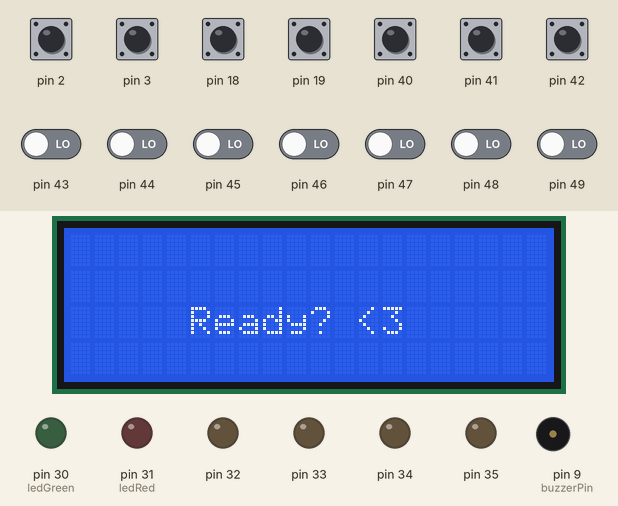
Recording of a program running on a simulated Arduino Mega 2560, built with avr-gcc and run on an emulated ATmega2560. Shown: 20×4 character LCD, output pins drawn as LEDs (lit = HIGH), buzzer (waves = sounding). The test bench sets the inputs (shaded band); at power-on: pin 2, pin 3, pin 18, pin 19, pin 40–42 HIGH, pin 43–49 LOW. Random numbers use the default seed unless the program sets one.

Above: at 1.2 s.
1.3 s: pin 2 pulled LOW for 0.15 s
At 3.1 s:
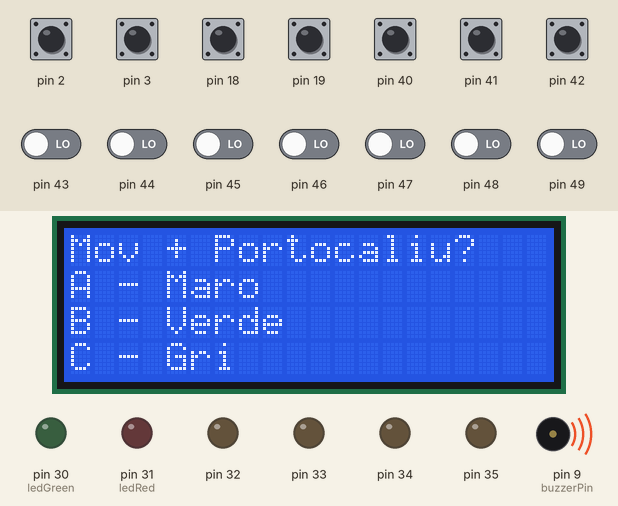
4.4 s: pin 3 pulled LOW for 0.15 s
At 4.7 s:
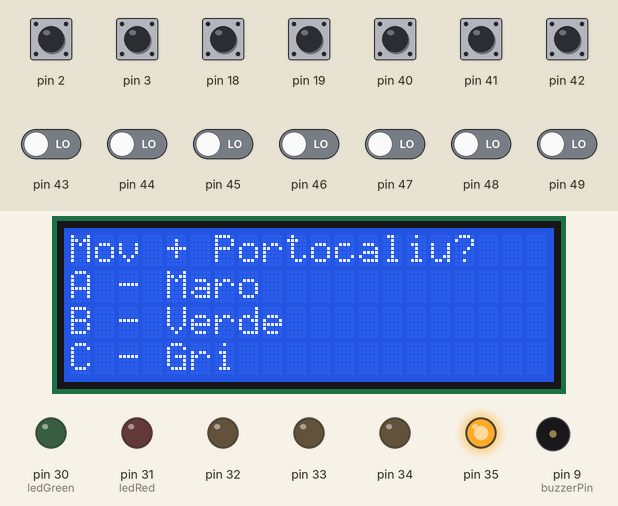
At 6.0 s:
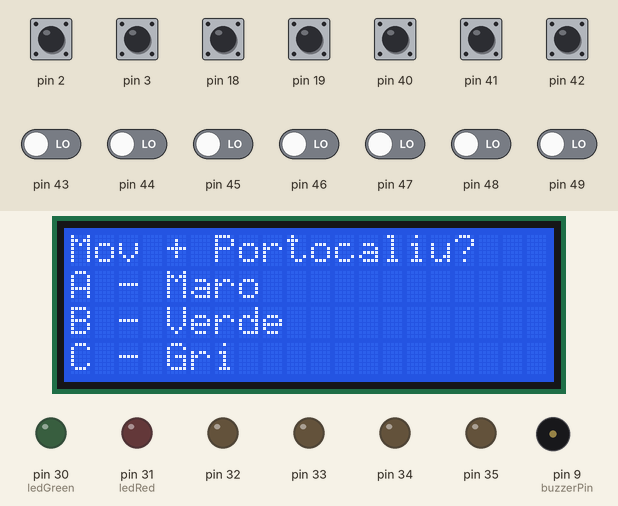
Timing chart, 0 to 7.5 s (numbered marks = the images above; inputs shaded):
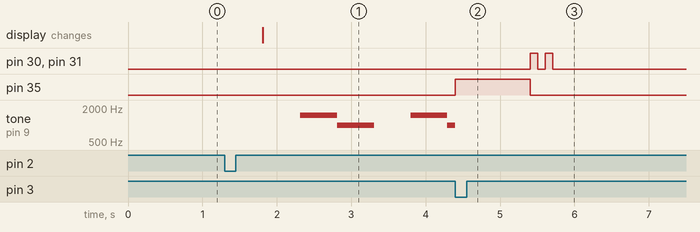

Measured:
- after the input at 1.3 s, tone on pin 9 (buzzerPin): plays 1500 Hz for 0.50 s, 1000 Hz for 0.50 s, 1500 Hz for 0.49 s, 1000 Hz for 0.11 s, starting after 1.0 s; the display: changes after 0.51 s (image 1)
- after the input at 4.4 s, pin 30 (ledGreen), pin 31 (ledRed): alternates HIGH for 0.10 s and LOW for 0.10 s, 4 changes in all, then stays LOW, starting after 1.0 s; pin 35: LOW → HIGH at once, → LOW 1.0 s later

The program:

main.cpp
```cpp
#include <Arduino.h>
#include <LiquidCrystal.h>

#include <avr/io.h>
#include <avr/interrupt.h>

#include "utils.h"
#include "lcd_text.h"
#include "functions.h"

void setup() {
  // lcd
  lcd.begin(20, 4);
  // buzzer
  DDRH |= (1 << PH6); // buzzerPin
  // leds
  DDRC |= (1 << PC7); // ledGreen
  DDRC |= (1 << PC6); // ledRed
  DDRC |= (1 << PC4); // ledPlayer1
  DDRC |= (1 << PC5); // ledPlayer2
  DDRC |= (1 << PC3); // ledPlayer3
  DDRC |= (1 << PC2); // ledPlayer4
  // buttons
  // input
  DDRG &= ~(1 << PG1); // button_A
  // activate pull-up
  PORTG |= (1 << PG1);

  DDRG &= ~(1 << PG0); // button_B
  PORTG |= (1 << PG0);

  DDRL &= ~(1 << PL7); // button_C
  PORTL |= (1 << PL7);

  DDRD &= ~(1 << PD2); // buttonPlayer1
  PORTD |= (1 << PD2);

  DDRD &= ~(1 << PD3); // buttonPlayer2
  PORTD |= (1 << PD3);

  DDRE &= ~(1 << PE4); // buttonPlayer3
  PORTE |= (1 << PE4);

  DDRE &= ~(1 << PE5); // buttonPlayer4
  PORTE |= (1 << PE5);

  // adc
  adc_init();

  activateInterruptions();
  startGame();
  // timer
  initTimer1();
}

void loop() {
  switch (state) {
    case INTRO:
      // show intro
      printStringFromProgmem(intro, 2, 5);
      stage_intro = true;
      state = WAIT_INTRO_DONE;
      break;

    case WAIT_INTRO_DONE:
      // wait for confirmation
      if (!stage_intro) {
        state = QUESTION;
        _delay_ms(500);
      }
      break;

    case QUESTION:
      // print question
      printQuestion(round_indices[current_index]);
      // tell timer a question stars
      initializeTimerPrimitives();
      still_time = true;
      stage_question = true;
      state = WAIT_PLAYER_QUESTION;
      break;

    case WAIT_PLAYER_QUESTION:
      // wait for an answer
      if (!stage_question) {
        // stop buzzer
        noTone(buzzerPin);
        // show the lucky player
        _delay_ms(1000);
        putPlayerLedOnLow();
        state = ANSWER;
      } else if (!still_time) {
        // if no more time
        // stop buzzer
        noTone(buzzerPin);
        // sad sound =(
        _delay_ms(1500);
        tone(buzzerPin, 400);
        _delay_ms(1500);
        noTone(buzzerPin);
        state = AFTER_ANSWER;
      } else playTicTac();
      break;

    case ANSWER:
      // animation
      blinkGreenAndRed();
      state = WAIT_ANSWER;
      break;

    case WAIT_ANSWER:
      // wait for answer
      stateA = (PING & (1 << PG1)) ? 1 : 0;
      stateB = (PING & (1 << PG0)) ? 1 : 0;
      stateC = (PINL & (1 << PL7)) ? 1 : 0;
      if (stateA == LOW || stateB == LOW || stateC == LOW) {
        if (stateA == LOW) player_answer = 1;
        else if (stateB == LOW) player_answer = 2;
        else if (stateC == LOW) player_answer = 3;
        checkPlayerAnswer();
        state = AFTER_ANSWER;
      }
      break;

    case AFTER_ANSWER:

      current_index++;
      if (current_index == DIM_ROUND) {
        printScore();
        stage_restart = true;
        state = WAIT_FOR_RESTART;
      } else state = QUESTION;

      break;

    case WAIT_FOR_RESTART:

      if (!stage_restart) {
        startGame();
        state = INTRO;
      }

      break;
  }
}
```

functions.h
```cpp
#pragma once
#include <Arduino.h>
#include <LiquidCrystal.h>

#include "utils.h"
#include "lcd_text.h"

// FUNCTIONS:

// leds
void blinkGreenAndRed() {
  PORTC |= (1 << PC7); // ledGreen HIGH
  PORTC |= (1 << PC6); // ledRed HIGH
  _delay_ms(100);
  PORTC &= ~(1 << PC7); // ledGreen LOW
  PORTC &= ~(1 << PC6); // ledRed LOW
  _delay_ms(100);
  PORTC |= (1 << PC7); // ledGreen HIGH
  PORTC |= (1 << PC6); // ledRed HIGH
  _delay_ms(100);
  PORTC &= ~(1 << PC7); // ledGreen LOW
  PORTC &= ~(1 << PC6); // ledRed LOW
}

void putPlayerLedOnLow() {
  if (player == 1) {
    PORTC &= ~(1 << PC4); // ledPlayer1 LOW
  } else if (player == 2) {
    PORTC &= ~(1 << PC5); // ledPlayer2 LOW
  } else if (player == 3) {
    PORTC &= ~(1 << PC3); // ledPlayer3 LOW
  } else if (player == 4) {
    PORTC &= ~(1 << PC2); // ledPlayer4 LOW
  }
}

// buzzer
void playTicTac() {
  if (tictacflag) {
    if (tictacoff == 0) tone(buzzerPin, 1000);
    else if (tictacoff == 1) noTone(buzzerPin);
    else if (tictacoff == 2) tone(buzzerPin, 1500);
    tictacflag = false;
  }
}

// player
void addPointToPlayer() {
  if (player == 1) {
    player1Score += 1;
  } else if (player == 2) {
    player2Score += 1;
  } else if (player == 3) {
    player3Score += 1;
  } else if (player == 4) {
    player4Score += 1;
  }
}

void checkPlayerAnswer() {
  QA temp;
  memcpy_P(&temp, &questions[round_indices[current_index]], sizeof(QA));

  if (player_answer == temp.correct) {
    // give him a point
    addPointToPlayer();
    // animation
    PORTC |= (1 << PC7); // ledGreen HIGH
    tone(buzzerPin, 1200);
    _delay_ms(1000);
    noTone(buzzerPin);
    PORTC &= ~(1 << PC7); // ledGreen LOW
  } else {
    // animation
    PORTC |= (1 << PC6); // ledRed HIGH
    tone(buzzerPin, 400);
    _delay_ms(1000);
    noTone(buzzerPin);
    PORTC &= ~(1 << PC6); // ledRed LOW
  }
}

// adc for noise
void adc_init() {
  // 5V
  ADMUX = 0;
  ADMUX = (1 << REFS0);

  // activate + prescaler 128 (16 MHz / 128 = 125 kHz)
  ADCSRA = 0;
  ADCSRA = (1 << ADEN) | (1 << ADPS2) | (1 << ADPS1) | (1 << ADPS0);
}

uint16_t analogReadBareMetal(uint8_t channel) {
  // keep REFS.. and select analogic pin
  ADMUX = (ADMUX & 0xF0) | (channel & 0x0F);

  // start conversion
  ADCSRA |= (1 << ADSC);

  // wait
  while (ADCSRA & (1 << ADSC));

  // return
  return ADC;
}

// questions

// function that chooses DIM_ROUND random questions
void generate_indices() {
  // choose seed depending on noise
  randomSeed(analogReadBareMetal(0));

  int i = 0;
  while (i < DIM_ROUND) {
    int r = random(0, NUMBER_OF_QUESTIONS);
    bool exists = false;
    for (int j = 0; j < i; j++) {
      if (round_indices[j] == r) {
        exists = true;
        break;
      }
    }
    if (!exists) {
      round_indices[i] = r;
      i++;
    }
  }

  current_index = 0;
}

// lcd
void printScore() {
  lcd.clear();

  // player 1
  strcpy_P(buffer, player1Prompt);
  lcd.setCursor(0, 0);
  lcd.print(buffer);
  lcd.print(player1Score);

  // player 2
  strcpy_P(buffer, player2Prompt);
  lcd.setCursor(0, 1);
  lcd.print(buffer);
  lcd.print(player2Score);

  // player 3
  strcpy_P(buffer, player3Prompt);
  lcd.setCursor(0, 2);
  lcd.print(buffer);
  lcd.print(player3Score);

  // player 4
  strcpy_P(buffer, player4Prompt);
  lcd.setCursor(0, 3);
  lcd.print(buffer);
  lcd.print(player4Score);
}

void printStringFromProgmem (const char str[], int row, int column) {
  strcpy_P(buffer, str);
  lcd.clear();
  lcd.setCursor(column, row);
  lcd.print(buffer);
}

void printQuestion(int index) {
  QA temp;
  memcpy_P(&temp, &questions[index], sizeof(QA));

  strcpy_P(buffer, temp.question);

  lcd.clear();
  lcd.setCursor(0, 0);
  lcd.print(buffer);

  strcpy_P(buffer, temp.a);

  lcd.setCursor(0, 1);
  lcd.print(buffer);

  strcpy_P(buffer, temp.b);

  lcd.setCursor(0, 2);
  lcd.print(buffer);

  strcpy_P(buffer, temp.c);

  lcd.setCursor(0, 3);
  lcd.print(buffer);
}

// gameplay
void startGame() {
  // generate questions
  generate_indices();
  // variables
  stage_intro = false;
  stage_question = false;
  stage_restart = false;
  // set scores
  player1Score = 0;
  player2Score = 0;
  player3Score = 0;
  player4Score = 0;
}

// buttons and interruptions
void activateInterruptions() {
  cli();

  EIMSK |= (1 << INT2) | (1 << INT3) | (1 << INT4) | (1 << INT5);

  // falling edge for all
  // INT2
  EICRA |= (1 << ISC21);
  EICRA &= ~(1 << ISC20);

  // INT3
  EICRA |= (1 << ISC31);
  EICRA &= ~(1 << ISC30);

  // INT4
  EICRB |= (1 << ISC41);
  EICRB &= ~(1 << ISC40);

  // INT5
  EICRB |= (1 << ISC51);
  EICRB &= ~(1 << ISC50);

  sei();
}

ISR(INT2_vect) {
  if (stage_restart) stage_restart = false;
  else if (stage_intro) stage_intro = false;
  else if (stage_question) {
    stage_question = false;
    player = 1;
    PORTC |= (1 << PC4); // ledPlayer1 HIGH
  }
}

ISR(INT3_vect) {
  if (stage_restart) stage_restart = false;
  else if (stage_intro) stage_intro = false;
  else if (stage_question) {
    stage_question = false;
    player = 2;
    PORTC |= (1 << PC5); // ledPlayer2 HIGH
  }
}

ISR(INT4_vect) {
  if (stage_restart) stage_restart = false;
  else if (stage_intro) stage_intro = false;
  else if (stage_question) {
    stage_question = false;
    player = 3;
    PORTC |= (1 << PC3); // ledPlayer3 HIGH
  }
}

ISR(INT5_vect) {
  if (stage_restart) stage_restart = false;
  else if (stage_intro) stage_intro = false;
  else if (stage_question) {
    stage_question = false;
    player = 4;
    PORTC |= (1 << PC2); // ledPlayer4 HIGH
  }
}

// timer

void initializeTimerPrimitives() {
  intr_count = 0;
  pause_duration = MAX_PAUSE_DURATION;
  question_seconds = 0;

  tictacoff = 1;
  tictacflag = false;
}

void initTimer1() {
  cli();

  TCCR1A = 0;
  TCCR1B = 0;

  // 16MHz / 64 = 250kHz
  OCR1A = 250;

  // CTC mode
  TCCR1B |= (1 << WGM12);
  // 64 prescaler
  TCCR1B |= (1 << CS11) | (1 << CS10);
  // activate
  TIMSK1 |= (1 << OCIE1A);

  sei();

  initializeTimerPrimitives();
}

ISR(TIMER1_COMPA_vect) {
  intr_count++;

  if (intr_count == pause_duration) {
    tictacoff = (tictacoff + 1) % 3;
    tictacflag = true;

    intr_count = 0;
    pause_duration -= STEP_PAUSE_DURATION;
  }

  question_seconds++;
  if (question_seconds == TIME_ROUND) {
    still_time = false;

    intr_count = 0;
    question_seconds = 0;
    pause_duration = 500;
  }
}
```

utils.h
```cpp
#pragma once
//  DEFINITIONS:

// -> lcd
#define lcd_RS 22
#define lcd_E 23
#define lcd_D4 24
#define lcd_D5 25
#define lcd_D6 26
#define lcd_D7 27

enum GameState {
    INTRO,
    WAIT_INTRO_DONE,
    QUESTION,
    WAIT_PLAYER_QUESTION,
    ANSWER,
    WAIT_ANSWER,
    AFTER_ANSWER,
    WAIT_FOR_RESTART
};

// -> buzzer
#define buzzerPin 9
#define MAX_PAUSE_DURATION 500
#define STEP_PAUSE_DURATION 3

// -> leds
#define ledGreen 30
#define ledRed 31
#define ledPlayer1 33
#define ledPlayer2 32
#define ledPlayer3 34
#define ledPlayer4 35

// -> buttons
#define button_A 40
#define button_B 41
#define button_C 42
#define buttonPlayer1 19
#define buttonPlayer2 18
#define buttonPlayer3 2
#define buttonPlayer4 3

// -> ROUND
#define DIM_ROUND 10
#define TIME_ROUND 30000 // ms

// INITIALIZATIONS:

// lcd
LiquidCrystal lcd(lcd_RS, lcd_E, lcd_D4, lcd_D5, lcd_D6, lcd_D7);

// state
GameState state = INTRO;

// ADDITIONAL VARIABLES:

// questions
char buffer[21];
int round_indices[DIM_ROUND];
int current_index;

// interruptions:

// -> buttons
volatile int player;
volatile bool stage_intro;
volatile bool stage_question;
volatile bool stage_restart;

// -> timer
volatile int intr_count;
volatile int pause_duration;
volatile int question_seconds;
volatile int still_time;
volatile int tictacoff; // 0 tic, 1 off, 2 tac
volatile bool tictacflag;

// buttons
int stateA, stateB, stateC;

// players
int player_answer; // 1 - A, 2 - B, 3 - C
int player1Score;
int player2Score;
int player3Score;
int player4Score;
```

lcd_text.h
```cpp
#pragma once
#include <avr/pgmspace.h>

#define NUMBER_OF_QUESTIONS 30

const char intro[] PROGMEM = "Ready? <3";

const char player1Prompt[] PROGMEM = "1: ";
const char player2Prompt[] PROGMEM = "2: ";
const char player3Prompt[] PROGMEM = "3: ";
const char player4Prompt[] PROGMEM = "4: ";

struct QA {
  const char* question;
  const char* a;
  const char* b;
  const char* c;
  uint8_t correct; // 1 = A, 2 = B, 3 = C
};

const char q0[] PROGMEM = "Cel mai mare ocean?";
const char a0[] PROGMEM = "A - Atlantic";
const char b0[] PROGMEM = "B - Pacific";
const char c0[] PROGMEM = "C - Indian";

const char q1[] PROGMEM = "2,3,5,7,..?";
const char a1[] PROGMEM = "  A - 11";
const char b1[] PROGMEM = "  B - 9";
const char c1[] PROGMEM = "  C - 10";

const char q2[] PROGMEM = "Alfabetul are?";
const char a2[] PROGMEM = "A - 29 litere";
const char b2[] PROGMEM = "B - 30 litere";
const char c2[] PROGMEM = "C - 31 litere";

const char q3[] PROGMEM = "75-4*(456+9)*0+7*9?";
const char a3[] PROGMEM = "A - 138";
const char b3[] PROGMEM = "B - (-1722)";
const char c3[] PROGMEM = "C - 63";

const char q4[] PROGMEM = "1 octet = ?";
const char a4[] PROGMEM = "A - 1 biti";
const char b4[] PROGMEM = "B - 4 biti";
const char c4[] PROGMEM = "C - 8 biti";

const char q5[] PROGMEM = "Ce inseamna CPU?";
const char a5[] PROGMEM = "A - Memorie";
const char b5[] PROGMEM = "B - Procesor";
const char c5[] PROGMEM = "C - Stocare";

const char q6[] PROGMEM = "Ce inseamna WWW?";
const char a6[] PROGMEM = "A - Web";
const char b6[] PROGMEM = "B - World Wide Web";
const char c6[] PROGMEM = "C - Word Wide Web";

const char q7[] PROGMEM = "\"Romeo si Julieta\"?";
const char a7[] PROGMEM = "A - Shakespeare";
const char b7[] PROGMEM = "B - Tolstoi";
const char c7[] PROGMEM = "C - Dickens";

const char q8[] PROGMEM = "ROGV___?";
const char a8[] PROGMEM = "A - AVI";
const char b8[] PROGMEM = "B - AIV";
const char c8[] PROGMEM = "C - IVA";

const char q9[] PROGMEM = "Limba in Brazilia?";
const char a9[] PROGMEM = "A - Spaniola";
const char b9[] PROGMEM = "B - Portugheza";
const char c9[] PROGMEM = "C - Engleza";

const char q10[] PROGMEM = "Taj Mahal?";
const char a10[] PROGMEM = "A - India";
const char b10[] PROGMEM = "B - China";
const char c10[] PROGMEM = "C - Egipt";

const char q11[] PROGMEM = "Pisica are?";
const char a11[] PROGMEM = "A - 18 degete";
const char b11[] PROGMEM = "B - 16 degete";
const char c11[] PROGMEM = "C - 20 degete";

const char q12[] PROGMEM = "Care este conifer?";
const char a12[] PROGMEM = "A - Fag";
const char b12[] PROGMEM = "B - Molid";
const char c12[] PROGMEM = "C - Stejar";

const char q13[] PROGMEM = "Cizma...";
const char a13[] PROGMEM = "A - Italia";
const char b13[] PROGMEM = "B - Romania";
const char c13[] PROGMEM = "C - Chile";

const char q14[] PROGMEM = "Mov + Portocaliu?";
const char a14[] PROGMEM = "A - Maro";
const char b14[] PROGMEM = "B - Verde";
const char c14[] PROGMEM = "C - Gri";

const char q15[] PROGMEM = "Varful maxim..";
const char a15[] PROGMEM = "A - Omul";
const char b15[] PROGMEM = "B - Negoiu";
const char c15[] PROGMEM = "C - Moldoveanu";

const char q16[] PROGMEM = "Zeul soarelui?";
const char a16[] PROGMEM = "A - Ra";
const char b16[] PROGMEM = "B - Anubis";
const char c16[] PROGMEM = "C - Osiris";

const char q17[] PROGMEM = "Soare -> ..";
const char a17[] PROGMEM = "A - Venus";
const char b17[] PROGMEM = "B - Mercur";
const char c17[] PROGMEM = "C - Marte";

const char q18[] PROGMEM = "Mina creionului..";
const char a18[] PROGMEM = "A - Grafit";
const char b18[] PROGMEM = "B - Creta";
const char c18[] PROGMEM = "C - Carbune";

const char q19[] PROGMEM = "7 luni au fix:";
const char a19[] PROGMEM = "A - 30 de zile";
const char b19[] PROGMEM = "B - 31 de zile";
const char c19[] PROGMEM = "C - 29 de zile";

const char q20[] PROGMEM = "4 luni au fix:";
const char a20[] PROGMEM = "A - 30 de zile";
const char b20[] PROGMEM = "B - 31 de zile";
const char c20[] PROGMEM = "C - 29 de zile";

const char q21[] PROGMEM = "An bisect..";
const char a21[] PROGMEM = "A - 364";
const char b21[] PROGMEM = "B - 366";
const char c21[] PROGMEM = "C - 365";

const char q22[] PROGMEM = "Conductor:";
const char a22[] PROGMEM = "A - lemn";
const char b22[] PROGMEM = "B - metal";
const char c22[] PROGMEM = "C - bumbac";

const char q23[] PROGMEM = "Avem diftong?";
const char a23[] PROGMEM = "A - geam";
const char b23[] PROGMEM = "B - marsupiu";
const char c23[] PROGMEM = "C - trigon";

const char q24[] PROGMEM = "Turn inclinat:";
const char a24[] PROGMEM = "A - Turnul din Pisa";
const char b24[] PROGMEM = "B - Turnul Eiffel";
const char c24[] PROGMEM = "C - Turnul Big Ben";

const char q25[] PROGMEM = "Cea mai mare insula:";
const char a25[] PROGMEM = "A - Madagascar";
const char b25[] PROGMEM = "B - Noua Guinee";
const char c25[] PROGMEM = "C - Groenlanda";

const char q26[] PROGMEM = "Planeta Rosie:";
const char a26[] PROGMEM = "A - Marte";
const char b26[] PROGMEM = "B - Venus";
const char c26[] PROGMEM = "C - Saturn";

const char q27[] PROGMEM = "CMMDC 54 si 72:";
const char a27[] PROGMEM = "A - 6";
const char b27[] PROGMEM = "B - 18";
const char c27[] PROGMEM = "C - 9";

const char q28[] PROGMEM = "Animal nocturn...";
const char a28[] PROGMEM = "A - vultur";
const char b28[] PROGMEM = "B - liliac";
const char c28[] PROGMEM = "C - porumbel";

const char q29[] PROGMEM = "Kilometrii Ecuator!";
const char a29[] PROGMEM = "A - 20.075 km";
const char b29[] PROGMEM = "B - 10.075 km";
const char c29[] PROGMEM = "C - 40.075 km";

const QA questions[NUMBER_OF_QUESTIONS] PROGMEM = {
  {q0, a0, b0, c0, 2},
  {q1, a1, b1, c1, 1},
  {q2, a2, b2, c2, 3},
  {q3, a3, b3, c3, 1},
  {q4, a4, b4, c4, 3},
  {q5, a5, b5, c5, 2},
  {q6, a6, b6, c6, 2},
  {q7, a7, b7, c7, 1},
  {q8, a8, b8, c8, 2},
  {q9, a9, b9, c9, 2},
  {q10, a10, b10, c10, 1},
  {q11, a11, b11, c11, 1},
  {q12, a12, b12, c12, 2},
  {q13, a13, b13, c13, 1},
  {q14, a14, b14, c14, 1},
  {q15, a15, b15, c15, 3},
  {q16, a16, b16, c16, 1},
  {q17, a17, b17, c17, 2},
  {q18, a18, b18, c18, 1},
  {q19, a19, b19, c19, 2},
  {q20, a20, b20, c20, 1},
  {q21, a21, b21, c21, 2},
  {q22, a22, b22, c22, 2},
  {q23, a23, b23, c23, 2},
  {q24, a24, b24, c24, 1},
  {q25, a25, b25, c25, 3},
  {q26, a26, b26, c26, 1},
  {q27, a27, b27, c27, 2},
  {q28, a28, b28, c28, 2},
  {q29, a29, b29, c29, 3}
};
```
